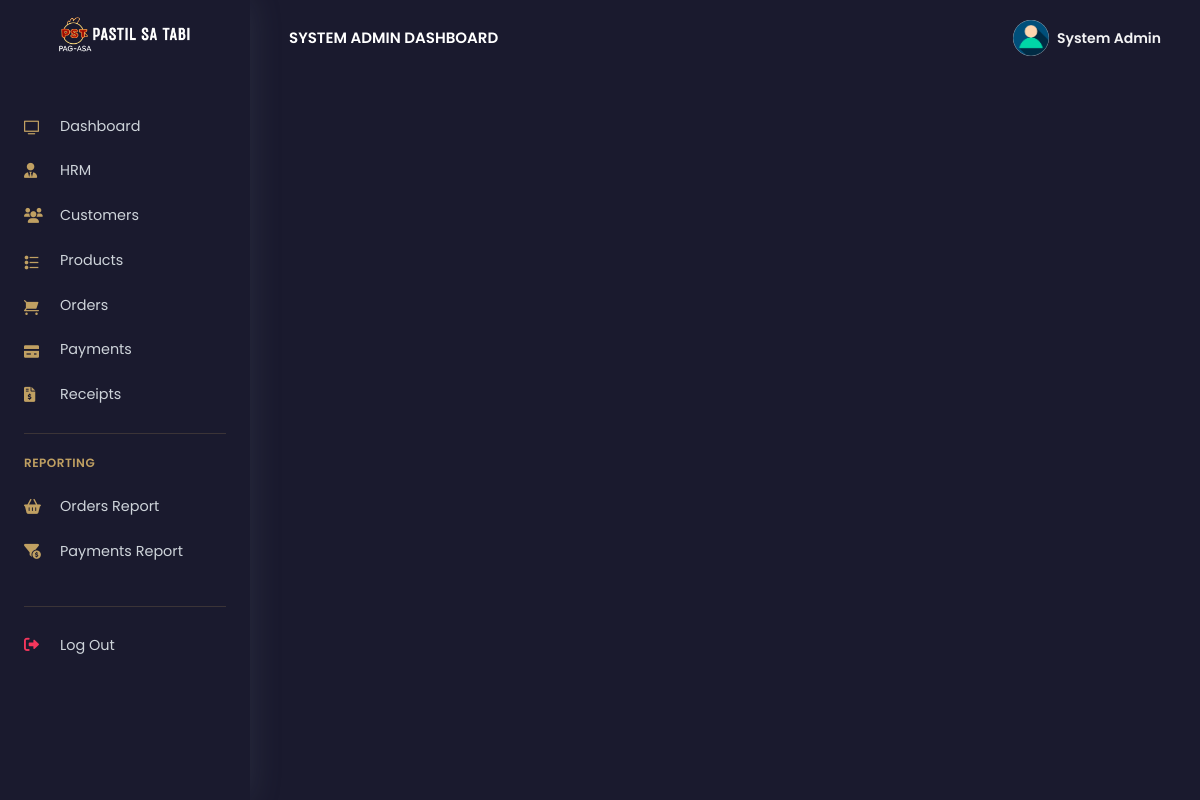
The page /PSTsystem/admin/pay_order.php?order_code=VWXY-3516&customer_id=CUS6849a6c26354d6082&order_status=Paid (signed in) on the database as committed earlier.
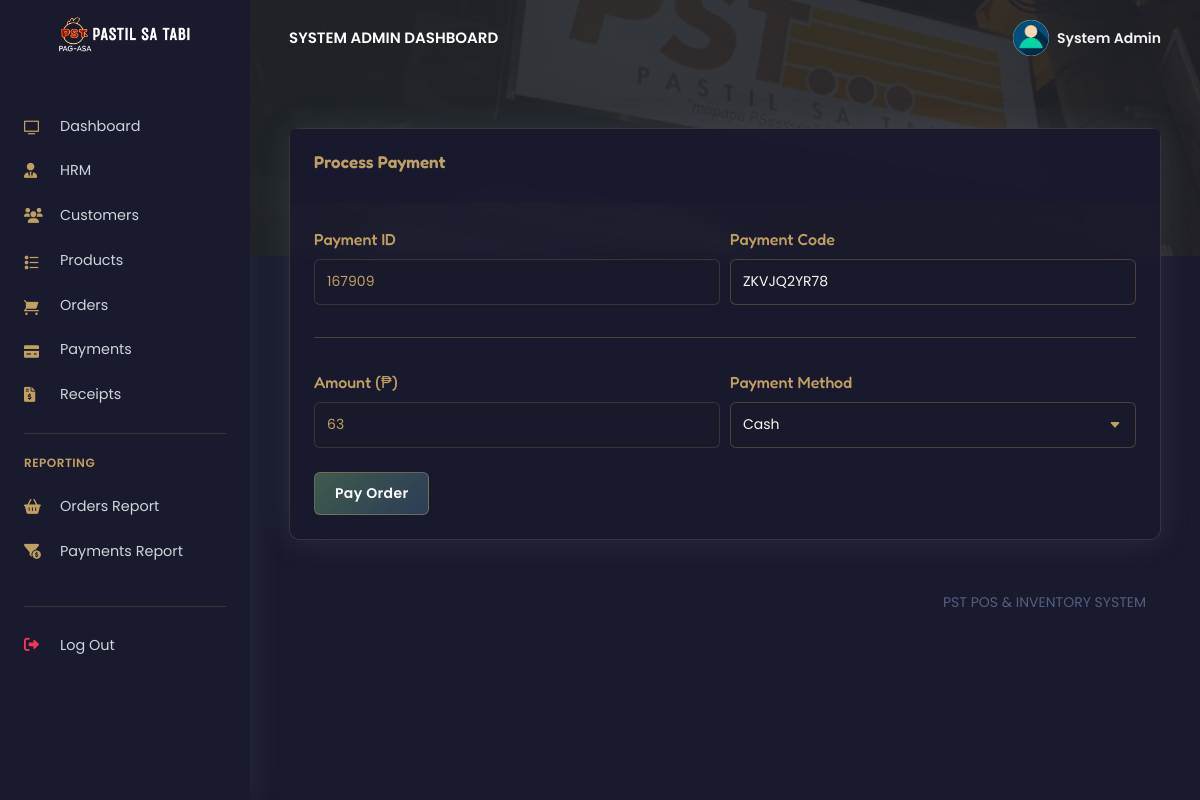
The same page on the database as committed later.
### tables this page shows
CREATE TABLE `rpos_admin` (
  `admin_id` varchar(200) NOT NULL,
  `admin_name` varchar(200) NOT NULL,
  `admin_email` varchar(200) NOT NULL,
  `admin_password` varchar(200) NOT NULL
);

CREATE TABLE `rpos_orders` (
  `order_id` varchar(200) NOT NULL,
  `order_code` varchar(200) NOT NULL,
  `customer_id` varchar(200) NOT NULL,
  `customer_name` varchar(200) NOT NULL,
  `prod_id` varchar(200) NOT NULL,
  `prod_name` varchar(200) NOT NULL,
  `prod_price` varchar(200) NOT NULL,
  `prod_qty` varchar(200) NOT NULL,
  `order_status` varchar(200) NOT NULL,
  `created_at` timestamp(6) NOT NULL DEFAULT current_timestamp(6) ON UPDATE current_timestamp(6)
);

### PSTsystem/admin/config/code-generator.php (called while the page is built, shortened)
<?php
    $payid = bin2hex(random_bytes('3'));
    $length = 10;
    $mpesaCode = substr(str_shuffle("Q1W2E3R4T5Y6U7I8O9PLKJHGFDSAZXCVBNM"),1,$length);
?>

### PSTsystem/admin/partials/_topnav.php (the view, shortened to what the changed rows need)
<?php
$admin_id = $_SESSION['admin_id'];
$ret = "SELECT * FROM  rpos_admin  WHERE admin_id = '$admin_id'";
$stmt = $mysqli->prepare($ret);
$stmt->execute();
$res = $stmt->get_result();
while ($admin = $res->fetch_object()) {
?>
    <nav class="navbar navbar-top navbar-expand-md navbar-dark" id="navbar-main">
        <div class="container-fluid">
            <a class="h4 mb-0 text-white text-uppercase d-none d-lg-inline-block" href="dashboard.php"><?php echo $admin->admin_name; ?> Dashboard</a>
            <ul class="navbar-nav align-items-center d-none d-md-flex">
                <li class="nav-item dropdown">
                    <a class="nav-link pr-0" href="#" role="button" data-toggle="dropdown" aria-haspopup="true" aria-expanded="false">
                        <div class="media align-items-center">
                            <span class="avatar avatar-sm rounded-circle">
                                <img alt="Image placeholder" src="assets/img/theme/user-a-min.png">
                            </span>
                            <div class="media-body ml-2 d-none d-lg-block">
                                <span class="mb-0 text-sm  font-weight-bold"><?php echo $admin->admin_name; ?></span>
                            </div>
                        </div>
                    </a>
                </li>
            </ul>
        </div>
    </nav>
<?php } ?>

### PSTsystem/admin/pay_order.php (shortened to what the changed rows need)
<?php
include('config/config.php');
include('config/code-generator.php');
require_once('partials/_head.php');
?>
<!DOCTYPE html>
<html lang="en">
<head>
    <link rel="stylesheet" href="https://cdnjs.cloudflare.com/ajax/libs/font-awesome/6.0.0/css/all.min.css">
</head>
<body>
  <?php
  require_once('partials/_sidebar.php');
  ?>
  <div class="main-content">
    <?php
    require_once('partials/_topnav.php');
    $order_code = $_GET['order_code'];
    $ret = "SELECT * FROM  rpos_orders WHERE order_code ='$order_code' ";
    $stmt = $mysqli->prepare($ret);
    $stmt->execute();
    $res = $stmt->get_result();
    while ($order = $res->fetch_object()) {
        $total = ($order->prod_price * $order->prod_qty);
    ?>
    <div style="background-image: url(assets/img/theme/pastil.jpg); background-size: cover;" class="header pb-8 pt-5 pt-md-8">
    <span class="mask bg-gradient-dark opacity-8"></span>
    </div>
    <div class="container-fluid mt--8">
      <div class="row">
        <div class="col-md mx-auto">
          <div class="card shadow">
            <div class="card-header border-0">
              <h3 class="text-gold">Process Payment</h3>
            </div>
            <div class="card-body">
              <form method="POST" enctype="multipart/form-data">
                <div class="form-row">
                  <div class="col-md-6">
                    <label>Payment ID</label>
                    <input type="text" name="pay_id" readonly value="<?php echo $payid;?>" class="form-control">
                  </div>
                  <div class="col-md-6">
                    <label>Payment Code</label>
                    <input type="text" name="pay_code" value="<?php echo $mpesaCode; ?>" class="form-control" value="">
                  </div>
                </div>
                <hr>
                <div class="form-row">
                  <div class="col-md-6">
                    <label>Amount (₱)</label>
                    <input type="text" name="pay_amt" readonly value="<?php echo $total;?>" class="form-control">
                  </div>
                  <div class="col-md-6">
                    <label>Payment Method</label>
                    <select class="form-control" name="pay_method">
                        <option selected>Cash</option>
                    </select>
                  </div>
                </div>
                <br>
                <div class="form-row">
                  <div class="col-md-6">
                    <input type="submit" name="pay" value="Pay Order" class="btn btn-success">
                  </div>
                </div>
              </form>
            </div>
          </div>
        </div>
      </div>
      <?php
      require_once('partials/_footer.php');
      ?>
    </div>
  </div>
  <?php
  require_once('partials/_scripts.php'); }
  ?>
</body>
</html>

### PSTsystem/admin/partials/_sidebar.php (shortened to what the changed rows need)
<?php
$admin_id = $_SESSION['admin_id'];
$ret = "SELECT * FROM  rpos_admin  WHERE admin_id = '$admin_id'";
$stmt = $mysqli->prepare($ret);
$stmt->execute();
$res = $stmt->get_result();
while ($admin = $res->fetch_object()) {
?>
  <nav class="navbar navbar-vertical fixed-left navbar-expand-md navbar-light sidebar" id="sidenav-main">
    <div class="container-fluid">
      <a class="navbar-brand pt-0" href="dashboard.php">
        <img src="assets/img/brand/repos.png" class="navbar-brand-img" alt="...">
      </a>
      <div class="collapse navbar-collapse" id="sidenav-collapse-main">
        <ul class="navbar-nav">
          <li class="nav-item">
            <a class="nav-link text-light" href="dashboard.php">
              <i class="ni ni-tv-2 text-gold"></i> Dashboard
            </a>
          </li>
          <li class="nav-item">
            <a class="nav-link text-light" href="hrm.php">
              <i class="fas fa-user-tie text-gold"></i> HRM
            </a>
          </li>
          <li class="nav-item">
            <a class="nav-link text-light" href="customers.php">
              <i class="fas fa-users text-gold"></i> Customers
            </a>
          </li>
          <li class="nav-item">
            <a class="nav-link text-light" href="products.php">
              <i class="ni ni-bullet-list-67 text-gold"></i> Products
            </a>
          </li>
          <li class="nav-item">
            <a class="nav-link text-light" href="orders.php">
              <i class="ni ni-cart text-gold"></i> Orders
            </a>
          </li>
          <li class="nav-item">
            <a class="nav-link text-light" href="payments.php">
              <i class="ni ni-credit-card text-gold"></i> Payments
            </a>
          </li>
          <li class="nav-item">
            <a class="nav-link text-light" href="receipts.php">
              <i class="fas fa-file-invoice-dollar text-gold"></i> Receipts
            </a>
          </li>
        </ul>
        <hr class="my-3" style="border-color: rgba(192, 160, 98, 0.2);">
        <h6 class="navbar-heading text-gold">Reporting</h6>
        <ul class="navbar-nav mb-md-3">
          <li class="nav-item">
            <a class="nav-link text-light" href="orders_reports.php">
              <i class="fas fa-shopping-basket text-gold"></i> Orders Report
            </a>
          </li>
          <li class="nav-item">
            <a class="nav-link text-light" href="payments_reports.php">
              <i class="fas fa-funnel-dollar text-gold"></i> Payments Report
            </a>
          </li>
        </ul>
        <hr class="my-3" style="border-color: rgba(192, 160, 98, 0.2);">
        <ul class="navbar-nav mb-md-3">
          <li class="nav-item">
            <a class="nav-link text-light" href="logout.php">
              <i class="fas fa-sign-out-alt text-danger"></i> Log Out
            </a>
          </li>
        </ul>
      </div>
    </div>
  </nav>
<?php } ?>

### PSTsystem/admin/partials/_footer.php
<footer class="py-5">
  <div class="container">
    <div class="row align-items-center justify-content-xl-between">
      <div class="col-xl-6">
      </div>
      <div class="col-xl-6">
        <ul class="nav nav-footer justify-content-center justify-content-xl-end">
          <li class="nav-item">
            <a href="" class="nav-link" target="_blank">PST POS & INVENTORY SYSTEM</a>
          </li>
        </ul>
      </div>
    </div>
  </div>
</footer>

Rows that differ between the two databases and show on the page:
added rpos_orders: pay_amt "63"
